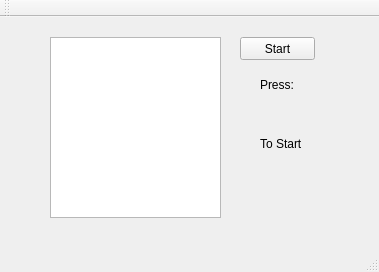
<?xml version="1.0" encoding="UTF-8"?>
<ui version="4.0">
 <class>MainWindow</class>
 <widget class="QMainWindow" name="MainWindow">
  <property name="geometry">
   <rect>
    <x>0</x>
    <y>0</y>
    <width>379</width>
    <height>272</height>
   </rect>
  </property>
  <property name="windowTitle">
   <string>MainWindow</string>
  </property>
  <widget class="QWidget" name="centralWidget">
   <widget class="QTextBrowser" name="textBrowser">
    <property name="geometry">
     <rect>
      <x>50</x>
      <y>20</y>
      <width>171</width>
      <height>181</height>
     </rect>
    </property>
   </widget>
   <widget class="QPushButton" name="StartButton">
    <property name="geometry">
     <rect>
      <x>240</x>
      <y>20</y>
      <width>75</width>
      <height>23</height>
     </rect>
    </property>
    <property name="text">
     <string>Start</string>
    </property>
   </widget>
   <widget class="QLabel" name="label">
    <property name="geometry">
     <rect>
      <x>260</x>
      <y>60</y>
      <width>47</width>
      <height>16</height>
     </rect>
    </property>
    <property name="text">
     <string>Press:</string>
    </property>
   </widget>
   <widget class="QLabel" name="label_2">
    <property name="geometry">
     <rect>
      <x>260</x>
      <y>80</y>
      <width>50</width>
      <height>30</height>
     </rect>
    </property>
    <property name="text">
     <string/>
    </property>
   </widget>
   <widget class="QLabel" name="label_3">
    <property name="geometry">
     <rect>
      <x>300</x>
      <y>80</y>
      <width>50</width>
      <height>30</height>
     </rect>
    </property>
    <property name="text">
     <string/>
    </property>
   </widget>
   <widget class="QLabel" name="label_4">
    <property name="geometry">
     <rect>
      <x>260</x>
      <y>120</y>
      <width>47</width>
      <height>13</height>
     </rect>
    </property>
    <property name="text">
     <string>To Start</string>
    </property>
   </widget>
  </widget>
  <widget class="QMenuBar" name="menuBar">
   <property name="geometry">
    <rect>
     <x>0</x>
     <y>0</y>
     <width>379</width>
     <height>21</height>
    </rect>
   </property>
  </widget>
  <widget class="QToolBar" name="mainToolBar">
   <attribute name="toolBarArea">
    <enum>TopToolBarArea</enum>
   </attribute>
   <attribute name="toolBarBreak">
    <bool>false</bool>
   </attribute>
  </widget>
  <widget class="QStatusBar" name="statusBar"/>
 </widget>
 <layoutdefault spacing="6" margin="11"/>
 <resources/>
 <connections/>
</ui>
